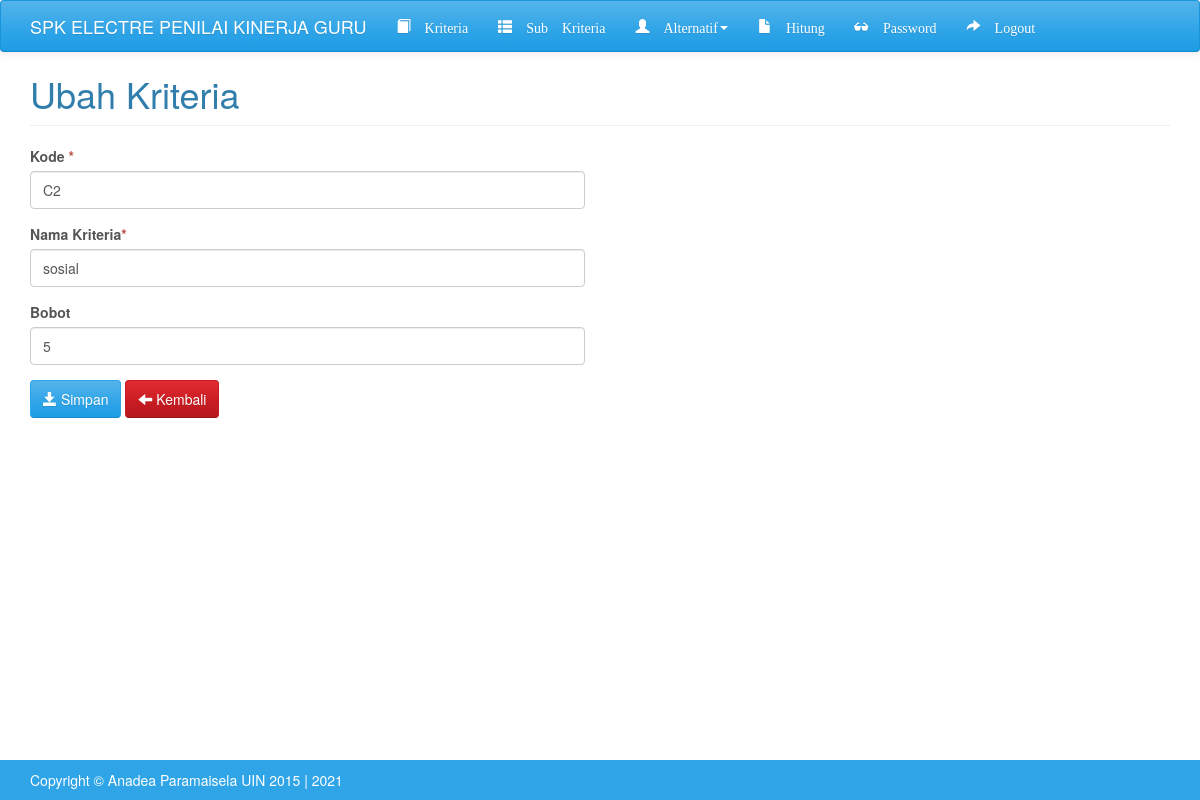
The app's page /index.php?m=kriteria_ubah&ID=C2 (signed in) with its own data.
### tables this page shows
CREATE TABLE `tb_kriteria` (
  `kode_kriteria` varchar(16) NOT NULL,
  `nama_kriteria` varchar(256) DEFAULT NULL,
  `atribut` varchar(7) NOT NULL,
  `bobot` double DEFAULT NULL
);

### config.php (called while the page is built)
<?php
$config["server"]= 'localhost';
$config["username"]= 'root';
$config["password"]= '';
$config["database_name"]='tugasakhir_electre';

### includes/ez_sql_core.php (called while the page is built, shortened)
<?php
	class ezSQLcore
	{
		var $show_errors      = true;
		var $timers           = array();
		function get_host_port( $host, $default = false )
		{
			$port = $default;
			return array( $host, $port );
		}
		function flush()
		{
			$this->last_result = array();
		}
		function get_row($query=null,$output=OBJECT,$y=0)
		{
			if ( $query )
			{
				$this->query($query);
			}
			if ( $output == OBJECT )
			{
				return $this->last_result[$y]?$this->last_result[$y]:null;
			}
			elseif ( $output == ARRAY_A )
			{
				return $this->last_result[$y]?get_object_vars($this->last_result[$y]):null;
			}
			elseif ( $output == ARRAY_N )
			{
				return $this->last_result[$y]?array_values(get_object_vars($this->last_result[$y])):null;
			}
			else
			{
				$this->show_errors ? trigger_error(" \$db->get_row(string query, output type, int offset) -- Output type must be one of: OBJECT, ARRAY_A, ARRAY_N",E_USER_WARNING) : null;
			}
		}
		function timer_get_cur()
		{
			list($usec, $sec) = explode(" ",microtime());
			return ((float)$usec + (float)$sec);
		}
		function timer_start($timer_name)
		{
			$this->timers[$timer_name] = $this->timer_get_cur();
		}
		function timer_elapsed($timer_name)
		{
			return round($this->timer_get_cur() - $this->timers[$timer_name],2);
		}
	}

### functions.php (called while the page is built, shortened)
<?php
include'config.php';
include'includes/ez_sql_core.php';
include'includes/ez_sql_mysqli.php';
$db = new ezSQL_mysqli($config['username'], $config['password'], $config['database_name'], $config['server']);

### includes/ez_sql_mysqli.php (called while the page is built, shortened)
<?php
	$ezsql_mysqli_str = array
	(
		1 => 'Require $dbuser and $dbpassword to connect to a database server',
		2 => 'Error establishing mySQLi database connection. Correct user/password? Correct hostname? Database server running?',
		3 => 'Require $dbname to select a database',
		4 => 'mySQLi database connection is not active',
		5 => 'Unexpected error while trying to select database'
	);
	class ezSQL_mysqli extends ezSQLcore
	{
		function connect($dbuser='', $dbpassword='', $dbhost='localhost', $dbport=false)
		{
			global $ezsql_mysqli_str; $return_val = false;
			if ( ! $dbuser )
			{
				$this->register_error($ezsql_mysqli_str[1].' in '.__FILE__.' on line '.__LINE__);
				$this->show_errors ? trigger_error($ezsql_mysqli_str[1],E_USER_WARNING) : null;
			}
			else
			{
				$this->dbh = new mysqli($dbhost,$dbuser,$dbpassword, '', $dbport);
				if( $this->dbh->connect_errno )
				{
					$this->register_error($ezsql_mysqli_str[2].' in '.__FILE__.' on line '.__LINE__);
					$this->show_errors ? trigger_error($ezsql_mysqli_str[2],E_USER_WARNING) : null;
				}
				else
				{
					$return_val = true;
				}
			}
			return $return_val;
		}
		function query($query)
		{
			$return_val = 0;
			$query = trim($query);
			$this->result = @$this->dbh->query($query);
			if ( preg_match("/^(insert|delete|update|replace|truncate|drop|create|alter|begin|commit|rollback|set|lock|unlock|call)/i",$query) )
			{
				$is_insert = true;
				$this->rows_affected = @$this->dbh->affected_rows;
				if ( preg_match("/^(insert|replace)\s+/i",$query) )
				{
					$this->insert_id = @$this->dbh->insert_id;
				}
				$return_val = $this->rows_affected;
			}
			else
			{
				$is_insert = false;
				$i=0;
				$num_rows=0;
				while ( $row = @$this->result->fetch_object() )
				{
					$num_rows++;
				}
				$this->num_rows = $num_rows;
				$return_val = $this->num_rows;
			}
			return $return_val;
		}
	}

### kriteria_ubah.php (the view, shortened to what this page needs)
<?php
    $id = stripslashes(strip_tags(htmlspecialchars($_GET['ID'],ENT_QUOTES)));
    $row = $db->get_row("SELECT * FROM tb_kriteria WHERE kode_kriteria='".$id."'");
?>
<div class="page-header">
    <h1>Ubah Kriteria</h1>
</div>
<div class="row">
    <div class="col-sm-6">
        <form method="post" action="?m=kriteria_ubah&amp;ID=<?=$row->kode_kriteria?>">
           <div class="form-group">
                <label>Kode <span class="text-danger">*</span></label>
                <input class="form-control" type="text" name="kode" value="<?=$row->kode_kriteria?>"/>
            </div>
            <div class="form-group">
                <label>Nama Kriteria<span class="text-danger">*</span></label>
                <input class="form-control" type="text" name="nama" value="<?=$row->nama_kriteria?>"/>
            </div>
            <div class="form-group">
                <label>Bobot <span class="text-danger"></span></label>
               <input class="form-control" type="text" name="bobot" value="<?=$row->bobot?>"/>
            </div>
            <div class="form-group">
                <button class="btn btn-primary"><span class="glyphicon glyphicon-save"></span> Simpan</button>
                <a class="btn btn-danger" href="?m=kriteria"><span class="glyphicon glyphicon-arrow-left"></span> Kembali</a>
            </div>
        </form>
    </div>
</div>

### assets/css/general.css (style rules this page uses)
html { position: relative; min-height: 100%; }
body { margin-bottom: 70px; }
.page-header { margin-top: 0; padding-bottom: 0; }
.page-header h1 { margin-top: 0; }

### records on screen
tb_kriteria: kode "C2", nama "sosial", bobot "5"
